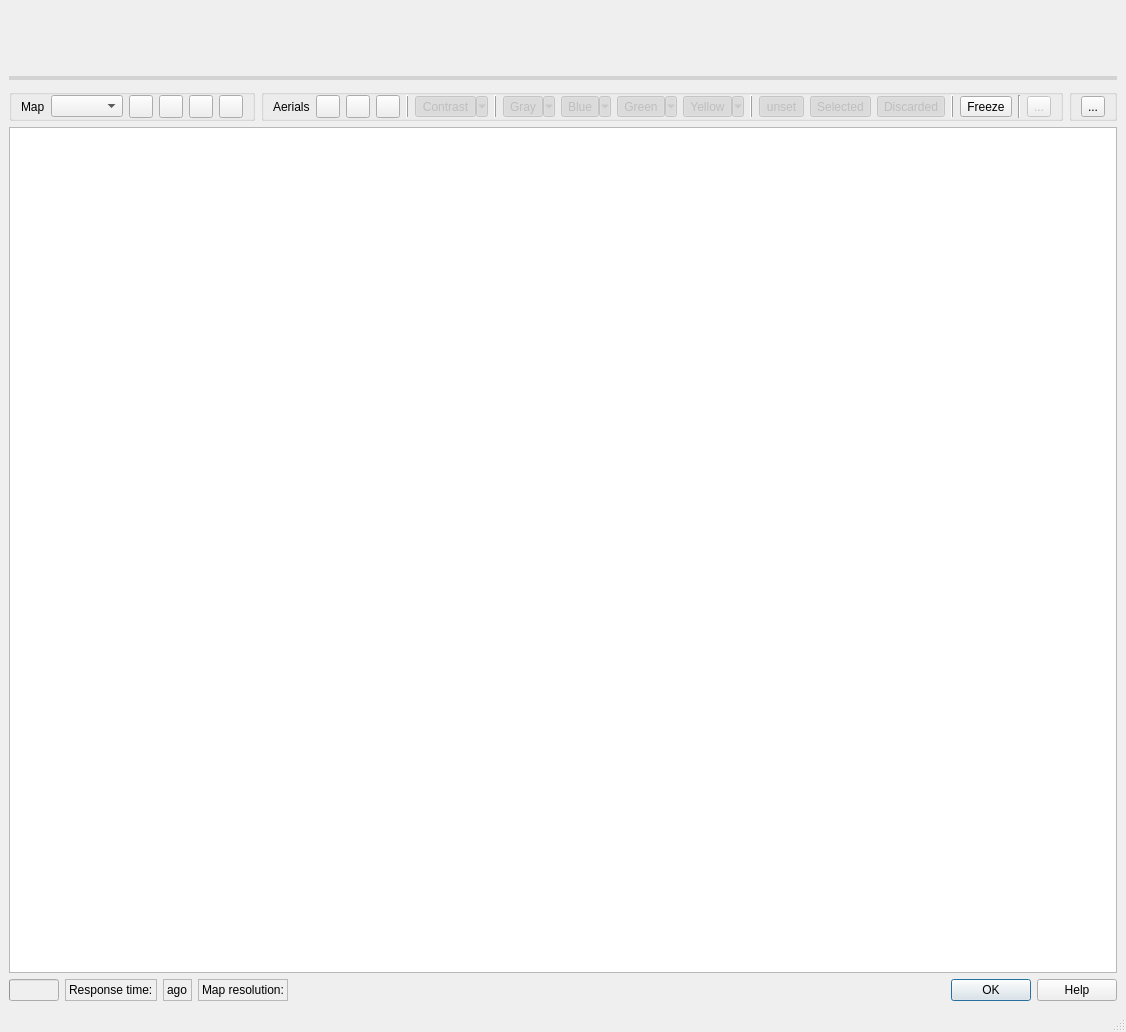
<?xml version="1.0" encoding="UTF-8"?>
<ui version="4.0">
 <class>ImageSelectionDialogBase</class>
 <widget class="QMainWindow" name="ImageSelectionDialogBase">
  <property name="geometry">
   <rect>
    <x>0</x>
    <y>0</y>
    <width>1072</width>
    <height>1032</height>
   </rect>
  </property>
  <property name="windowTitle">
   <string>DoRIAH Image Selection</string>
  </property>
  <property name="windowIcon">
   <iconset resource="resources.qrc">
    <normaloff>:/plugins/image_selection/bomb</normaloff>:/plugins/image_selection/bomb</iconset>
  </property>
  <widget class="QWidget" name="centralwidget">
   <layout class="QVBoxLayout" name="verticalLayout_2">
    <item>
     <widget class="QSplitter" name="splitter">
      <property name="styleSheet">
       <string notr="true">QSplitter::handle {
    background-color: lightGray;
}</string>
      </property>
      <property name="orientation">
       <enum>Qt::Vertical</enum>
      </property>
      <property name="childrenCollapsible">
       <bool>true</bool>
      </property>
      <widget class="QFrame" name="webFrame">
       <property name="sizePolicy">
        <sizepolicy hsizetype="Expanding" vsizetype="Expanding">
         <horstretch>0</horstretch>
         <verstretch>0</verstretch>
        </sizepolicy>
       </property>
       <property name="frameShape">
        <enum>QFrame::NoFrame</enum>
       </property>
       <property name="frameShadow">
        <enum>QFrame::Plain</enum>
       </property>
       <layout class="QGridLayout" name="gridLayout">
        <property name="leftMargin">
         <number>0</number>
        </property>
        <property name="rightMargin">
         <number>0</number>
        </property>
        <item row="0" column="0">
         <widget class="WebView" name="webView" native="true">
          <property name="sizePolicy">
           <sizepolicy hsizetype="Expanding" vsizetype="Expanding">
            <horstretch>0</horstretch>
            <verstretch>0</verstretch>
           </sizepolicy>
          </property>
          <property name="focusPolicy">
           <enum>Qt::WheelFocus</enum>
          </property>
         </widget>
        </item>
       </layout>
      </widget>
      <widget class="QFrame" name="mapFrame">
       <property name="sizePolicy">
        <sizepolicy hsizetype="Expanding" vsizetype="Expanding">
         <horstretch>0</horstretch>
         <verstretch>0</verstretch>
        </sizepolicy>
       </property>
       <property name="frameShape">
        <enum>QFrame::NoFrame</enum>
       </property>
       <property name="frameShadow">
        <enum>QFrame::Plain</enum>
       </property>
       <property name="lineWidth">
        <number>0</number>
       </property>
       <layout class="QVBoxLayout" name="verticalLayout">
        <property name="leftMargin">
         <number>0</number>
        </property>
        <property name="rightMargin">
         <number>0</number>
        </property>
        <property name="bottomMargin">
         <number>0</number>
        </property>
        <item>
         <layout class="QHBoxLayout" name="horizontalLayout">
          <item>
           <widget class="QGroupBox" name="mapControls">
            <property name="title">
             <string/>
            </property>
            <layout class="QHBoxLayout" name="horizontalLayout_4">
             <property name="topMargin">
              <number>0</number>
             </property>
             <property name="bottomMargin">
              <number>0</number>
             </property>
             <item>
              <widget class="QLabel" name="label_2">
               <property name="text">
                <string>Map</string>
               </property>
              </widget>
             </item>
             <item>
              <widget class="QComboBox" name="mapSelect">
               <property name="sizePolicy">
                <sizepolicy hsizetype="Preferred" vsizetype="Fixed">
                 <horstretch>0</horstretch>
                 <verstretch>0</verstretch>
                </sizepolicy>
               </property>
               <property name="toolTip">
                <string>Choose the web map to serve as background.</string>
               </property>
               <property name="statusTip">
                <string/>
               </property>
              </widget>
             </item>
             <item>
              <widget class="QToolButton" name="mapZoomIn">
               <property name="toolTip">
                <string>Zoom map in.</string>
               </property>
               <property name="icon">
                <iconset resource="resources.qrc">
                 <normaloff>:/plugins/image_selection/zoom-in</normaloff>:/plugins/image_selection/zoom-in</iconset>
               </property>
              </widget>
             </item>
             <item>
              <widget class="QToolButton" name="mapZoomOut">
               <property name="toolTip">
                <string>Zoom map out.</string>
               </property>
               <property name="icon">
                <iconset resource="resources.qrc">
                 <normaloff>:/plugins/image_selection/zoom-out</normaloff>:/plugins/image_selection/zoom-out</iconset>
               </property>
              </widget>
             </item>
             <item>
              <widget class="QToolButton" name="mapZoomNative">
               <property name="toolTip">
                <string>Zoom map to its native resolution.</string>
               </property>
               <property name="icon">
                <iconset resource="resources.qrc">
                 <normaloff>:/plugins/image_selection/zoom-native</normaloff>:/plugins/image_selection/zoom-native</iconset>
               </property>
              </widget>
             </item>
             <item>
              <widget class="QToolButton" name="mapZoomFit">
               <property name="toolTip">
                <string>Zoom map to visible aerials and AoI.</string>
               </property>
               <property name="icon">
                <iconset resource="resources.qrc">
                 <normaloff>:/plugins/image_selection/zoom-fit</normaloff>:/plugins/image_selection/zoom-fit</iconset>
               </property>
              </widget>
             </item>
            </layout>
           </widget>
          </item>
          <item>
           <widget class="QGroupBox" name="aerialControls">
            <property name="title">
             <string/>
            </property>
            <layout class="QHBoxLayout" name="horizontalLayout_3">
             <property name="topMargin">
              <number>0</number>
             </property>
             <property name="bottomMargin">
              <number>0</number>
             </property>
             <item>
              <widget class="QLabel" name="label">
               <property name="text">
                <string>Aerials</string>
               </property>
              </widget>
             </item>
             <item>
              <widget class="QToolButton" name="loadAerials">
               <property name="toolTip">
                <string>Load aerial image meta data.</string>
               </property>
               <property name="text">
                <string/>
               </property>
               <property name="icon">
                <iconset resource="resources.qrc">
                 <normaloff>:/plugins/image_selection/films</normaloff>:/plugins/image_selection/films</iconset>
               </property>
              </widget>
             </item>
             <item>
              <widget class="QToolButton" name="loadAttackData">
               <property name="toolTip">
                <string>Load attack data.</string>
               </property>
               <property name="text">
                <string/>
               </property>
               <property name="icon">
                <iconset resource="resources.qrc">
                 <normaloff>:/plugins/image_selection/calendar</normaloff>:/plugins/image_selection/calendar</iconset>
               </property>
              </widget>
             </item>
             <item>
              <widget class="QToolButton" name="loadAoi">
               <property name="toolTip">
                <string>Load an area of interest.</string>
               </property>
               <property name="text">
                <string/>
               </property>
               <property name="icon">
                <iconset resource="resources.qrc">
                 <normaloff>:/plugins/image_selection/layer-shape-polygon</normaloff>:/plugins/image_selection/layer-shape-polygon</iconset>
               </property>
              </widget>
             </item>
             <item>
              <widget class="Line" name="line">
               <property name="frameShadow">
                <enum>QFrame::Raised</enum>
               </property>
               <property name="orientation">
                <enum>Qt::Vertical</enum>
               </property>
              </widget>
             </item>
             <item>
              <widget class="QToolButton" name="aerialsContrastEnhancement">
               <property name="enabled">
                <bool>false</bool>
               </property>
               <property name="toolTip">
                <string>Enhance the contrast of aerials.</string>
               </property>
               <property name="text">
                <string>Contrast</string>
               </property>
               <property name="icon">
                <iconset resource="resources.qrc">
                 <normaloff>:/plugins/image_selection/contrast-stretch</normaloff>:/plugins/image_selection/contrast-stretch</iconset>
               </property>
               <property name="checkable">
                <bool>true</bool>
               </property>
               <property name="checked">
                <bool>true</bool>
               </property>
               <property name="popupMode">
                <enum>QToolButton::MenuButtonPopup</enum>
               </property>
              </widget>
             </item>
             <item>
              <widget class="Line" name="line_4">
               <property name="frameShadow">
                <enum>QFrame::Raised</enum>
               </property>
               <property name="orientation">
                <enum>Qt::Vertical</enum>
               </property>
              </widget>
             </item>
             <item>
              <widget class="QToolButton" name="aerialsGray">
               <property name="enabled">
                <bool>false</bool>
               </property>
               <property name="toolTip">
                <string>Show missing aerials</string>
               </property>
               <property name="text">
                <string>Gray</string>
               </property>
               <property name="icon">
                <iconset resource="resources.qrc">
                 <normaloff>:/plugins/image_selection/flag-gray</normaloff>:/plugins/image_selection/flag-gray</iconset>
               </property>
               <property name="checkable">
                <bool>true</bool>
               </property>
               <property name="checked">
                <bool>true</bool>
               </property>
               <property name="popupMode">
                <enum>QToolButton::MenuButtonPopup</enum>
               </property>
              </widget>
             </item>
             <item>
              <widget class="QToolButton" name="aerialsBlue">
               <property name="enabled">
                <bool>false</bool>
               </property>
               <property name="toolTip">
                <string>Show not yet determined previews</string>
               </property>
               <property name="text">
                <string>Blue</string>
               </property>
               <property name="icon">
                <iconset resource="resources.qrc">
                 <normaloff>:/plugins/image_selection/flag-blue</normaloff>:/plugins/image_selection/flag-blue</iconset>
               </property>
               <property name="checkable">
                <bool>true</bool>
               </property>
               <property name="checked">
                <bool>true</bool>
               </property>
               <property name="popupMode">
                <enum>QToolButton::MenuButtonPopup</enum>
               </property>
               <property name="autoRaise">
                <bool>false</bool>
               </property>
              </widget>
             </item>
             <item>
              <widget class="QToolButton" name="aerialsGreen">
               <property name="enabled">
                <bool>false</bool>
               </property>
               <property name="toolTip">
                <string>Show previews</string>
               </property>
               <property name="text">
                <string>Green</string>
               </property>
               <property name="icon">
                <iconset resource="resources.qrc">
                 <normaloff>:/plugins/image_selection/flag-green</normaloff>:/plugins/image_selection/flag-green</iconset>
               </property>
               <property name="checkable">
                <bool>true</bool>
               </property>
               <property name="checked">
                <bool>true</bool>
               </property>
               <property name="popupMode">
                <enum>QToolButton::MenuButtonPopup</enum>
               </property>
              </widget>
             </item>
             <item>
              <widget class="QToolButton" name="aerialsYellow">
               <property name="enabled">
                <bool>false</bool>
               </property>
               <property name="toolTip">
                <string>Show images</string>
               </property>
               <property name="text">
                <string>Yellow</string>
               </property>
               <property name="icon">
                <iconset resource="resources.qrc">
                 <normaloff>:/plugins/image_selection/flag-yellow</normaloff>:/plugins/image_selection/flag-yellow</iconset>
               </property>
               <property name="checkable">
                <bool>true</bool>
               </property>
               <property name="checked">
                <bool>true</bool>
               </property>
               <property name="popupMode">
                <enum>QToolButton::MenuButtonPopup</enum>
               </property>
              </widget>
             </item>
             <item>
              <widget class="Line" name="line_2">
               <property name="frameShadow">
                <enum>QFrame::Raised</enum>
               </property>
               <property name="orientation">
                <enum>Qt::Vertical</enum>
               </property>
              </widget>
             </item>
             <item>
              <widget class="QToolButton" name="usageUnset">
               <property name="enabled">
                <bool>false</bool>
               </property>
               <property name="toolTip">
                <string>Show aerials with unset usage.</string>
               </property>
               <property name="text">
                <string>unset</string>
               </property>
               <property name="icon">
                <iconset resource="resources.qrc">
                 <normaloff>:/plugins/image_selection/selection</normaloff>:/plugins/image_selection/selection</iconset>
               </property>
               <property name="checkable">
                <bool>true</bool>
               </property>
               <property name="checked">
                <bool>true</bool>
               </property>
              </widget>
             </item>
             <item>
              <widget class="QToolButton" name="usageSelected">
               <property name="enabled">
                <bool>false</bool>
               </property>
               <property name="toolTip">
                <string>Show selected aerials.</string>
               </property>
               <property name="text">
                <string>Selected</string>
               </property>
               <property name="icon">
                <iconset resource="resources.qrc">
                 <normaloff>:/plugins/image_selection/tick</normaloff>:/plugins/image_selection/tick</iconset>
               </property>
               <property name="checkable">
                <bool>true</bool>
               </property>
               <property name="checked">
                <bool>true</bool>
               </property>
              </widget>
             </item>
             <item>
              <widget class="QToolButton" name="usageDiscarded">
               <property name="enabled">
                <bool>false</bool>
               </property>
               <property name="toolTip">
                <string>Show discarded aerials.</string>
               </property>
               <property name="text">
                <string>Discarded</string>
               </property>
               <property name="icon">
                <iconset resource="resources.qrc">
                 <normaloff>:/plugins/image_selection/cross</normaloff>:/plugins/image_selection/cross</iconset>
               </property>
               <property name="checkable">
                <bool>true</bool>
               </property>
               <property name="checked">
                <bool>true</bool>
               </property>
              </widget>
             </item>
             <item>
              <widget class="Line" name="line_3">
               <property name="frameShadow">
                <enum>QFrame::Raised</enum>
               </property>
               <property name="orientation">
                <enum>Qt::Vertical</enum>
               </property>
              </widget>
             </item>
             <item>
              <widget class="QToolButton" name="aerialsFreeze">
               <property name="toolTip">
                <string>Freeze the scene.</string>
               </property>
               <property name="text">
                <string>Freeze</string>
               </property>
               <property name="icon">
                <iconset resource="resources.qrc">
                 <normaloff>:/plugins/image_selection/freeze</normaloff>:/plugins/image_selection/freeze</iconset>
               </property>
               <property name="checkable">
                <bool>true</bool>
               </property>
              </widget>
             </item>
             <item>
              <widget class="Line" name="line_5">
               <property name="orientation">
                <enum>Qt::Vertical</enum>
               </property>
              </widget>
             </item>
             <item>
              <widget class="QToolButton" name="exportSelectedImages">
               <property name="enabled">
                <bool>false</bool>
               </property>
               <property name="text">
                <string>...</string>
               </property>
               <property name="icon">
                <iconset resource="resources.qrc">
                 <normaloff>:/plugins/image_selection/image-export</normaloff>:/plugins/image_selection/image-export</iconset>
               </property>
              </widget>
             </item>
            </layout>
           </widget>
          </item>
          <item>
           <widget class="QGroupBox" name="groupBox">
            <property name="title">
             <string/>
            </property>
            <layout class="QHBoxLayout" name="horizontalLayout_5">
             <property name="topMargin">
              <number>0</number>
             </property>
             <property name="bottomMargin">
              <number>0</number>
             </property>
             <item>
              <widget class="QToolButton" name="GEO">
               <property name="text">
                <string>...</string>
               </property>
               <property name="icon">
                <iconset resource="resources.qrc">
                 <normaloff>:/plugins/image_selection/GEO</normaloff>:/plugins/image_selection/GEO</iconset>
               </property>
               <property name="iconSize">
                <size>
                 <width>34</width>
                 <height>16</height>
                </size>
               </property>
              </widget>
             </item>
            </layout>
           </widget>
          </item>
          <item>
           <spacer name="horizontalSpacer">
            <property name="orientation">
             <enum>Qt::Horizontal</enum>
            </property>
            <property name="sizeHint" stdset="0">
             <size>
              <width>40</width>
              <height>20</height>
             </size>
            </property>
           </spacer>
          </item>
         </layout>
        </item>
        <item>
         <widget class="MapView" name="mapView">
          <property name="sizePolicy">
           <sizepolicy hsizetype="Expanding" vsizetype="Expanding">
            <horstretch>0</horstretch>
            <verstretch>0</verstretch>
           </sizepolicy>
          </property>
          <property name="focusPolicy">
           <enum>Qt::WheelFocus</enum>
          </property>
          <property name="renderHints">
           <set>QPainter::TextAntialiasing</set>
          </property>
         </widget>
        </item>
       </layout>
      </widget>
     </widget>
    </item>
    <item>
     <layout class="QHBoxLayout" name="horizontalLayout_2">
      <item>
       <widget class="QProgressBar" name="progressBar">
        <property name="enabled">
         <bool>false</bool>
        </property>
        <property name="sizePolicy">
         <sizepolicy hsizetype="Fixed" vsizetype="Fixed">
          <horstretch>0</horstretch>
          <verstretch>0</verstretch>
         </sizepolicy>
        </property>
        <property name="maximumSize">
         <size>
          <width>50</width>
          <height>16777215</height>
         </size>
        </property>
        <property name="toolTip">
         <string>Pending map read request.</string>
        </property>
        <property name="maximum">
         <number>1</number>
        </property>
        <property name="textVisible">
         <bool>false</bool>
        </property>
       </widget>
      </item>
      <item>
       <widget class="QLabel" name="responseTime">
        <property name="sizePolicy">
         <sizepolicy hsizetype="Fixed" vsizetype="Preferred">
          <horstretch>0</horstretch>
          <verstretch>0</verstretch>
         </sizepolicy>
        </property>
        <property name="toolTip">
         <string>Duration of last map read request.</string>
        </property>
        <property name="frameShape">
         <enum>QFrame::StyledPanel</enum>
        </property>
        <property name="text">
         <string>Response time:</string>
        </property>
        <property name="textFormat">
         <enum>Qt::PlainText</enum>
        </property>
       </widget>
      </item>
      <item>
       <widget class="QLabel" name="responseElapsed">
        <property name="sizePolicy">
         <sizepolicy hsizetype="Fixed" vsizetype="Preferred">
          <horstretch>0</horstretch>
          <verstretch>0</verstretch>
         </sizepolicy>
        </property>
        <property name="toolTip">
         <string>Time stamp of last map read response.</string>
        </property>
        <property name="frameShape">
         <enum>QFrame::StyledPanel</enum>
        </property>
        <property name="text">
         <string>ago</string>
        </property>
        <property name="textFormat">
         <enum>Qt::PlainText</enum>
        </property>
       </widget>
      </item>
      <item>
       <widget class="QLabel" name="mapResolution">
        <property name="sizePolicy">
         <sizepolicy hsizetype="Fixed" vsizetype="Preferred">
          <horstretch>0</horstretch>
          <verstretch>0</verstretch>
         </sizepolicy>
        </property>
        <property name="toolTip">
         <string>Maximum resolution of loaded map.</string>
        </property>
        <property name="frameShape">
         <enum>QFrame::StyledPanel</enum>
        </property>
        <property name="text">
         <string>Map resolution:</string>
        </property>
        <property name="textFormat">
         <enum>Qt::PlainText</enum>
        </property>
       </widget>
      </item>
      <item>
       <spacer name="horizontalSpacer_2">
        <property name="orientation">
         <enum>Qt::Horizontal</enum>
        </property>
        <property name="sizeHint" stdset="0">
         <size>
          <width>40</width>
          <height>20</height>
         </size>
        </property>
       </spacer>
      </item>
      <item>
       <widget class="QDialogButtonBox" name="buttonBox">
        <property name="sizePolicy">
         <sizepolicy hsizetype="Expanding" vsizetype="Fixed">
          <horstretch>0</horstretch>
          <verstretch>0</verstretch>
         </sizepolicy>
        </property>
        <property name="orientation">
         <enum>Qt::Horizontal</enum>
        </property>
        <property name="standardButtons">
         <set>QDialogButtonBox::Help|QDialogButtonBox::Ok</set>
        </property>
       </widget>
      </item>
     </layout>
    </item>
   </layout>
  </widget>
  <widget class="QStatusBar" name="statusbar"/>
 </widget>
 <customwidgets>
  <customwidget>
   <class>WebView</class>
   <extends>QWidget</extends>
   <header>image_selection.web_view</header>
  </customwidget>
  <customwidget>
   <class>MapView</class>
   <extends>QGraphicsView</extends>
   <header>image_selection.map_view</header>
  </customwidget>
 </customwidgets>
 <resources>
  <include location="resources.qrc"/>
 </resources>
 <connections>
  <connection>
   <sender>buttonBox</sender>
   <signal>accepted()</signal>
   <receiver>ImageSelectionDialogBase</receiver>
   <slot>close()</slot>
   <hints>
    <hint type="sourcelabel">
     <x>866</x>
     <y>990</y>
    </hint>
    <hint type="destinationlabel">
     <x>535</x>
     <y>515</y>
    </hint>
   </hints>
  </connection>
 </connections>
</ui>
